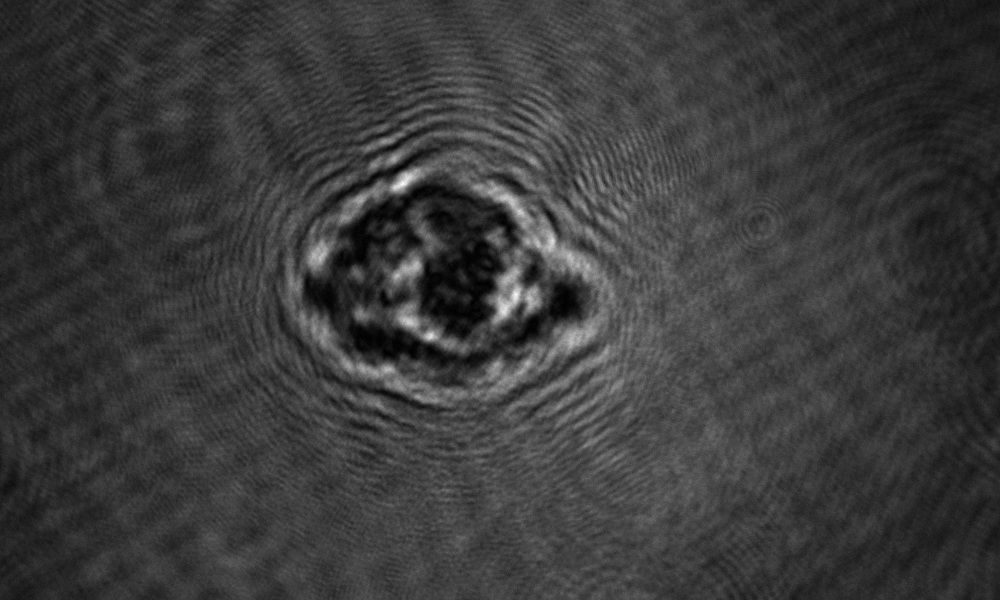
%> input picture Data/On Axis - z=250.png, 1000 x 600 px, shrunk from 2000 x 1200 before the run
$ octave GerchbergSaxton.m   (GNU Octave 9; MATLAB toolbox functions it lacks are replaced by stand-ins)
%> lines starting %> are read from the running program, lines starting %| are printed output that depends on the picture; in (x1, y1, x2, y2) boxes, pixels count from 0 and x2, y2 are one past the last pixel; in counts of white or black regions, pixels touching at a corner belong together; the program's own positions count from 1
### Functions/ASMKernel.m
% Ralf Mouthaan
% University of Adelaide
% February 2024
%
% Script to calculate ASM kernel

function K = ASMKernel(x, y, z, lambda)

    % Coord calculations
    Nx = length(x);
    Ny = length(y);
    dx = x(2) - x(1);
    dy = x(2) - x(1);
    kx = linspace(-1/dx/2, 1/dx/2, Nx); % Do I need a factor of 2pi in here?
    ky = linspace(-1/dy/2, 1/dy/2, Ny);
    kr = sqrt(kx.^2 + ky.'.^2);

    % Kernel calculation
    K = exp(1i*2*pi*abs(z)*sqrt(1/lambda^2 - kr.^2));

    if z < 0
        K = conj(K);
    end

end

### Functions/NAFilter.m
% Ralf Mouthaan
% University of Adelaide
% February 2024
%
% Script to calculate lens kernel

function K = NAFilter(x, y, NA, lambda)

    % Coord calculations
    Nx = length(x);
    Ny = length(y);
    dx = x(2) - x(1);
    dy = x(2) - x(1);
    kx = linspace(-1/dx/2, 1/dx/2, Nx); % Do I need a factor of 2pi in here?
    ky = linspace(-1/dy/2, 1/dy/2, Ny);
    kr = sqrt(kx.^2 + ky.'.^2);

    % Kernel calculation
    K = ones(Ny, Nx);
    K(kr > NA/lambda) = 0;

end

### Functions/Conv2_FFT.m
% Ralf Mouthaan
% University of Adelaide
% February 2024
%
% The conv2 function seems to just hang with these inputs, but using our
% own FFT implementation seems to work.

function Fz = Conv2_FFT(F, K)

    invF = fftshift(fft2(fftshift(F)));
    Fz = ifftshift(ifft2(ifftshift(invF.*K)));

end

### Functions/Unwrap.m
function [phase_unwrap,N]=Unwrap_TIE_DCT_Iter(phase_wrap)
   phi1 = unwrap_TIE(phase_wrap);
   phi1=phi1+mean2(phase_wrap)-mean2(phi1); %adjust piston
    K1=round((phi1-phase_wrap)/2/pi);  %calculate integer K
    phase_unwrap=phase_wrap+2*K1*pi;
    residue=wrapToPi(phase_unwrap-phi1);
    phi1=phi1+unwrap_TIE(residue);
    phi1=phi1+mean2(phase_wrap)-mean2(phi1); %adjust piston
    K2=round((phi1-phase_wrap)/2/pi);  %calculate integer K
    phase_unwrap=phase_wrap+2*K2*pi;
    residue=wrapToPi(phase_unwrap-phi1);
    N=0;
   while sum(sum(abs(K2-K1)))>0
       K1=K2;
       phic=unwrap_TIE(residue);
     phi1=phi1+phic;
     phi1=phi1+mean2(phase_wrap)-mean2(phi1); %adjust piston
    K2=round((phi1-phase_wrap)/2/pi);  %calculate integer K
    phase_unwrap=phase_wrap+2*K2*pi;
    residue=wrapToPi(phase_unwrap-phi1);
    N=N+1;
   end
end
function [phase_unwrap]=unwrap_TIE(phase_wrap)
      psi=exp(1i*phase_wrap);
      edx = [zeros([size(psi,1),1]), wrapToPi(diff(psi, 1, 2)), zeros([size(psi,1),1])];
      edy = [zeros([1,size(psi,2)]); wrapToPi(diff(psi, 1, 1)); zeros([1,size(psi,2)])];
       lap = diff(edx, 1, 2) + diff(edy, 1, 1); %calculate Laplacian using the finite difference
        rho=imag(conj(psi).*lap);   % calculate right hand side of Eq.(4) in the manuscript
   phase_unwrap = solvePoisson(rho);
end
% [10 lines left out: function solvePoisson, not called in this run]

### GerchbergSaxton.m
% Ralf Mouthaan
% University of Adelaide
% May 2024

clc; clear variables; close all;
addpath('Functions/')

%% Pre-processing

lambda = 532e-9;
NA = 0.5;
bolAbsorbing = false;

H = double(imread("Data/On Axis - z=250.png"));
%> H: size 600x1000 double; min 846, max 44482, mean 10962.8; mean of the top-left, top-right, bottom-left and bottom-right quarters 9946.2, 11353.9, 10787.7, 11763.5
Ref = double(imread("Data/Reference.png"));
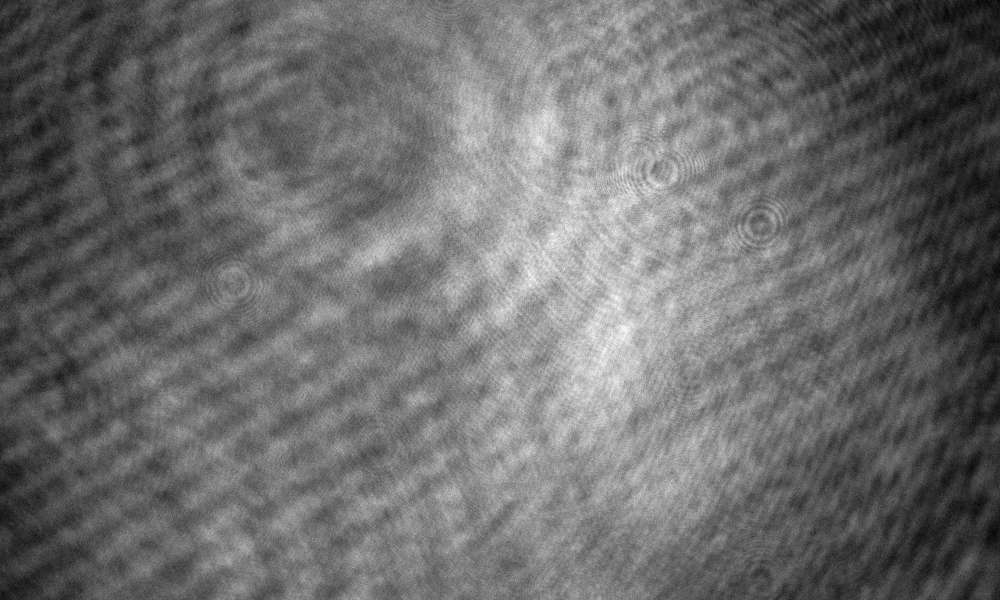
%> input picture Data/Reference.png, 1000 x 600 px, shrunk from 2000 x 1200 before the run
%> Ref: size 600x1000 double; min 4462, max 25807, mean 13585.4; mean of the top-left, top-right, bottom-left and bottom-right quarters 12989.9, 13963.3, 13532.3, 13856.1
Mask = imread("Data/Mask.png");
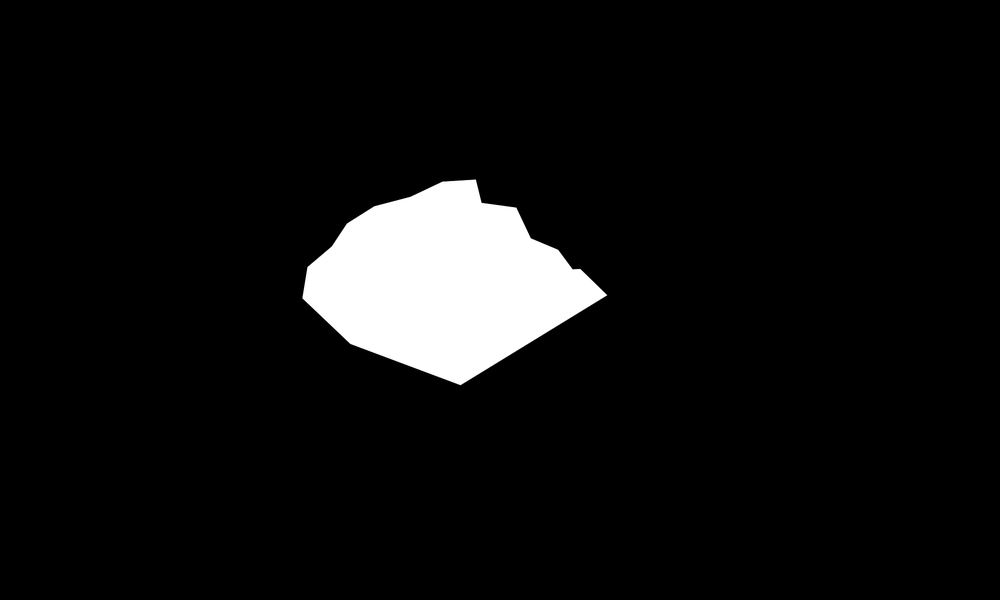
%> input picture Data/Mask.png, 1000 x 600 px, shrunk from 2000 x 1200 before the run
%> Mask is the input picture: size 600x1000x3 uint8; min 0, max 255, mean 15.9
Mask = double(rgb2gray(Mask))/255;
%> Mask: size 600x1000 double
Mask = imgaussfilt(Mask, 20);

H = H./Ref;
H = sqrt(H);
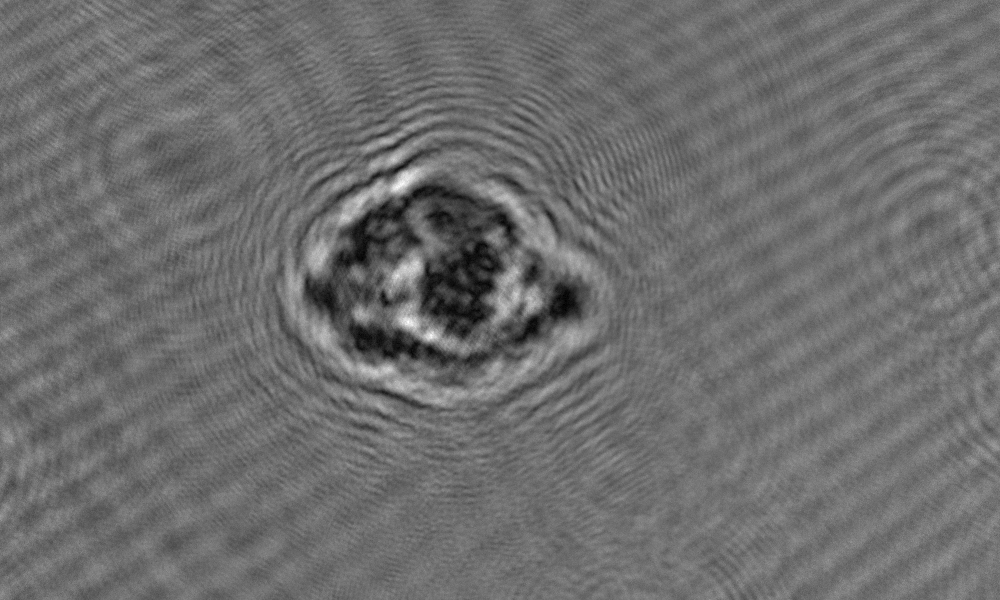
%> H: size 600x1000 double; min 0.213, max 1.8, mean 0.896; drawn with min black and max white

Nx = size(H, 2);
%> Nx = 1000
Ny = size(H, 1);
%> Ny = 600

dx = 2.4e-6/20*200/150;
x = (0:Nx-1)*dx;
%> x = 1000 values from 0 to 0.00016
y = (0:Ny-1)*dx;
%> y = 600 values from 0 to 9.58e-05
x2 = (0:2*Nx-1)*dx;
%> x2 = 2000 values from 0 to 0.00032
y2 = (0:2*Ny-1)*dx;
%> y2 = 1200 values from 0 to 0.000192

z=240e-6;

K = ASMKernel(x, y, z, lambda);
NAKernel = NAFilter(x, y, NA, lambda);
%> in NAFilter, `K(kr > NA/lambda) = 0;`:
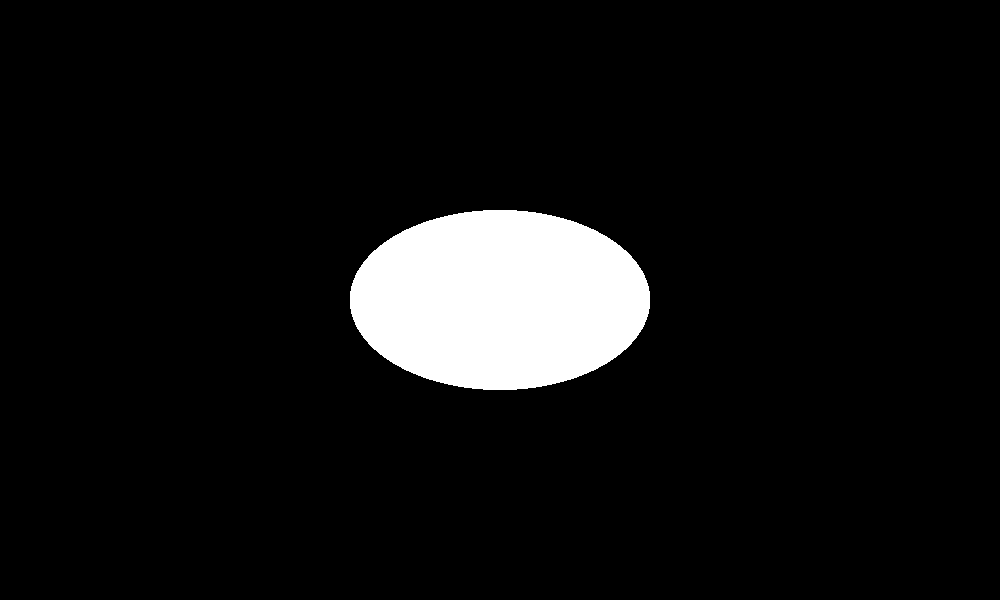
%> K: size 600x1000 double; values 0 (black) and 1 (white), 7.1% white; 1 white region, box (x1, y1, x2, y2) and area: (350, 210, 650, 390) 42524
K = K.*NAKernel;

%% Gerchberg-Saxton

F = H;

for ii = 1:100

    disp(ii);

    F = Conv2_FFT(F, conj(K));
    if bolAbsorbing
        F(abs(F) > 1) = exp(1i*angle(F(abs(F) > 1)));
    else
        F = exp(1i*angle(F));
    end
    F = abs(F);
    F = F.*Mask + (1-Mask);
    F = Conv2_FFT(F, K);
    F = H.*exp(1i*angle(F));

end
%> this loop made 100 passes
%> pass 1, `F = abs(F);`:
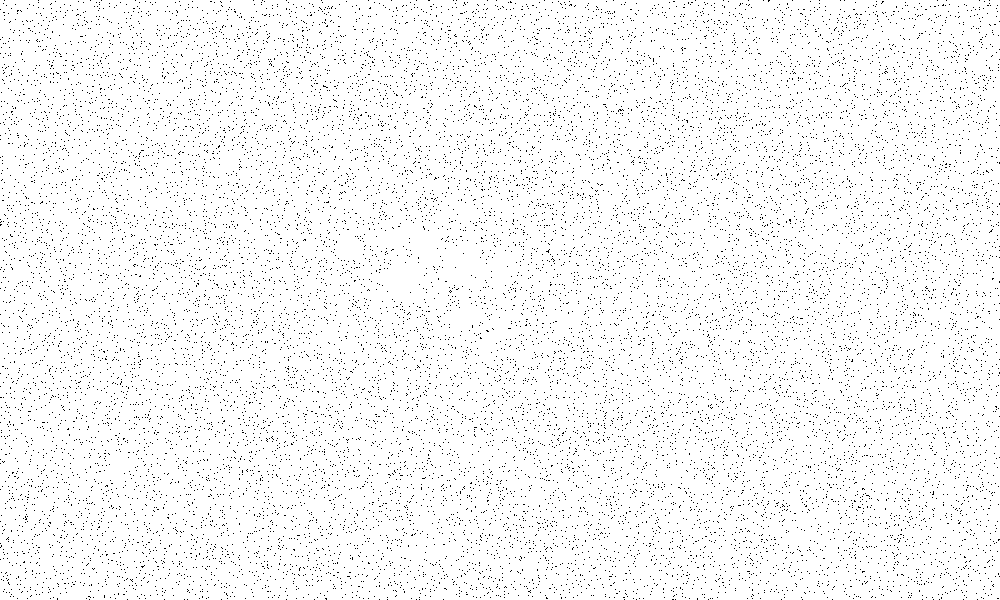
%> F: size 600x1000 double; values 1 (black) and 1 (white), 96.7% white; black in thin lines or dots

% Final propagation back to object plane
F = Conv2_FFT(F, conj(K));

%% Show Result

figure;
imagesc(x*1e6, y*1e6, abs(F));
axis image;
xlabel('um');
ylabel('um');
title('Mag');
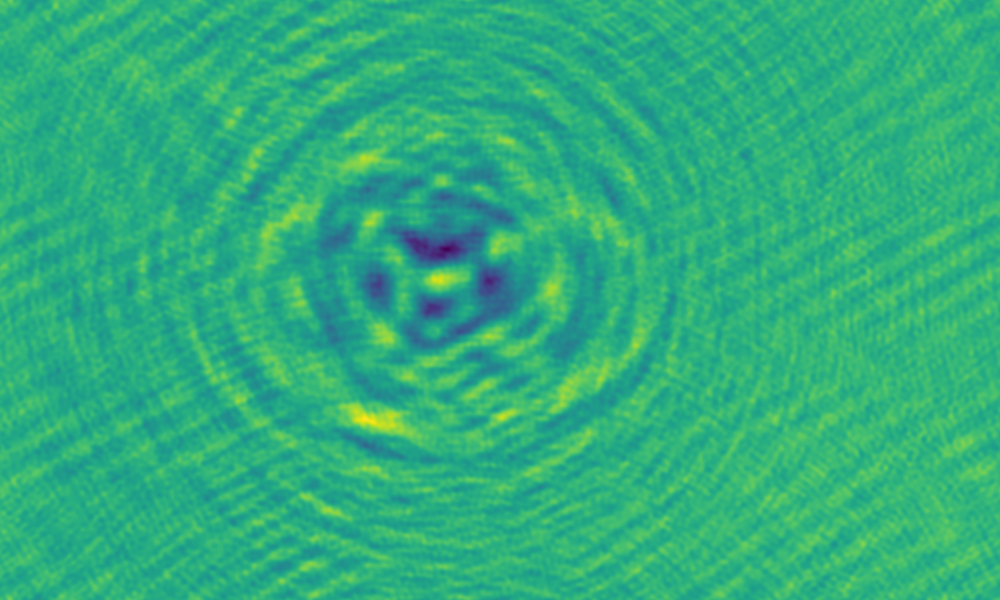
%> displayed picture: size 600x1000x3, on the screen's scale of 0 to 255; mean R, G, B 47.4, 174.7, 124.9

ang = angle(F);
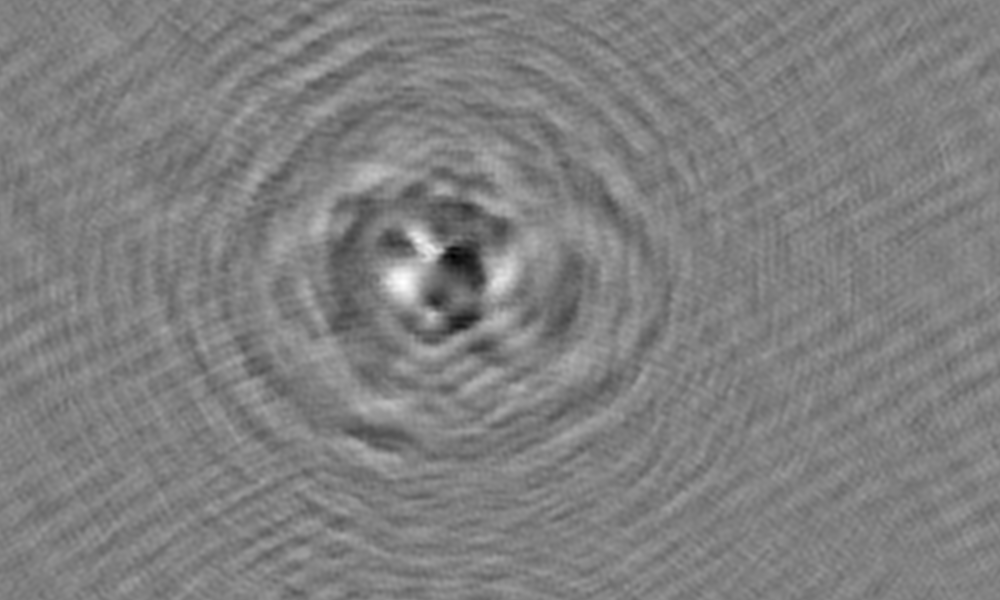
%> ang: size 600x1000 double; min -0.838, max 0.83, mean -0.000264; drawn with min black and max white
%> the run ends on the next line
ang = Unwrap(ang);
